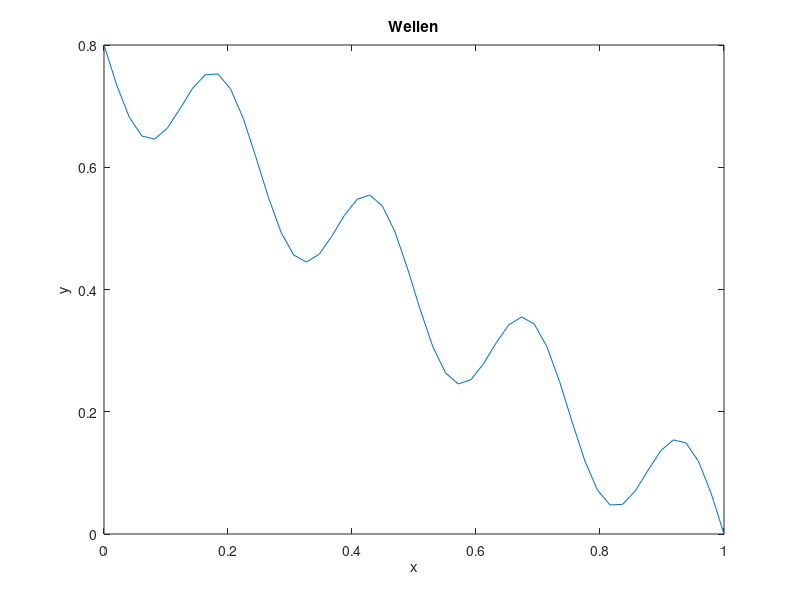

Write MATLAB code to recreate this figure. (Note: this script raises an error after producing the figure.)
PLOT=true;
bahn = 4;
m 	= 1;%Masse 1kg
gr 	= [0;-10];%Erdbeschleunigung

%Definiere die Bahnen
if 		bahn==1
	g		= @(x) [x;0.8-0.8*x]; %Lineare Bahn
	dg		= @(x) [1;-0.8]; %1.Ableitung der Bahn
	ddg		= @(x) [0;0]; %2.Ableitung der Bahn
	nam		= 'Gerade';
elseif 	bahn==2
	g 		= @(x) [x;0.8*(x-1).^2]; %parabel ast mit scheitel am ziel
	dg		= @(x) [1;1.6*(x-1)]; %1.Ableitung der Bahn
	ddg		= @(x) [0;1.6]; %2.Ableitung der Bahn
	nam		= 'Parabel';
elseif 	bahn==3
	g 		= @(x) [x;4/3*x.^2-1.6*4/3*x+0.8]; %parabel ast mit scheitel links vom Ziel
	dg		= @(x) [1;8/3*x-1.6*4/3]; %1.Ableitung der Bahn
	ddg		= @(x) [0;8/3]; %2.Ableitung der Bahn
	nam		= 'Parabel verschoben';
elseif 	bahn==4
	g 		= @(x) [x;0.8-0.8*x-0.1*sin(8*pi*x)]; %wellenbahn. Diese ist schwer für die solver!
	dg		= @(x) [1;-0.8-0.8*pi*cos(8*pi*x)]; %1.Ableitung der Bahn
	ddg		= @(x) [0;6.4*pi*sin(8*pi*x)]; %2.Ableitung der Bahn
	nam		= 'Wellen';
end

%plotte Bahn
if PLOT
	x = linspace(0,1,50);
	b=g(x);
	plot(b(1,:),b(2,:));
	title(nam);
	xlabel('x');
	ylabel('y');
end

%Definiere 'Rechte Seite' -> AWP vom ÜB auf System 1. Ordnung umgewandelt: y(1):=sigma(t),y(2) = sigma'(t)
F = @(t,y) [y(2); (1./(norm(dg(y(1))))^2)*(m*gr'*dg(y(1)) - y(2)^2*(ddg(y(1)))'*dg(y(1)))];
%Definiere Startwert [s(0),y(0)]: s(0) ist der Ort zum Zeitpunkt 0, also Start der Bahn = g(0). y(0): Startgeschw. = 0
x0 = [0;0];
%  x0 = [0;0.5];

%Definiere Intervall zur Lsg und Anzahl Zeitschritte
t0	=0;
t1	=1.2;
m 	=100;

%Jetzt alle infos in struct packen für den solver
BT_RK = [0,0,0,0,0;0.5,0.5,0,0,0;0.5,0,0.5,0,0;1,0,0,1,0;0,1/6.,1/3.,1/3.,1/6.]; % klass. RK Stufe 4
BT_Ee = [0,0;0,1]; %Euler_expl
In = struct('d',2,'xstart',x0,'grid',linspace(t0,t1,m),'BT',zeros(0,0));
newton_param = struct('maxIt',1000,'eps_rel',1.e-3 ,'eps_abs',1.e-3);
In.newton = newton_param; %Parameter für Nullstellen
R.F = F;

%Diverse solver anwerfen
%explizite
In.BT = BT_RK;
L_RK = explRK(R,In);
In.BT = BT_Ee;
L_Ee = explRK(R,In);
%implizite
L_Ei = implEuler(R,In);
%plot height vs. time für verschiedene solver
figure();
hold on;
p	 = plot_time_height(L_RK,nam,'RK expl', g);
p	 = plot_time_height(L_Ee,nam,'Euler expl', g);
p	 = plot_time_height(L_Ei,nam,'Euler impl', g);
plot(gca(),L_RK.grid,zeros(length(L_RK.grid))); %Einen 'Boden' einzeichnen
leg1 = sprintf('Bahn: %s, Solver:RK-4',nam);
leg2 = sprintf('Bahn: %s, Solver:Euler expl.',nam);
leg3 = sprintf('Bahn: %s, Solver:Euler impl.',nam);
legend(leg1,leg2,leg3,'Boden');
hold off;
